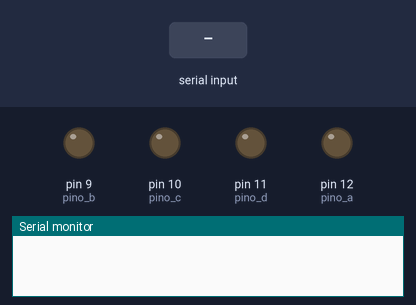
Bench run of a sketch on a simulated Arduino Uno, built with avr-gcc and run on an emulated ATmega328P. On the bench: output pins drawn as LEDs (lit = HIGH), the last lines printed to the serial monitor. The inputs (shaded band) are chosen by the test bench.

Above: at 1.2 s.
1.3 s: "1" received over Serial
At 2.1 s:
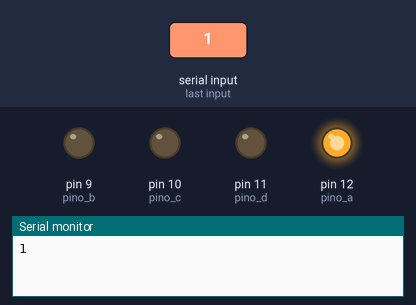
2.8 s: "2" received over Serial
At 3.3 s:
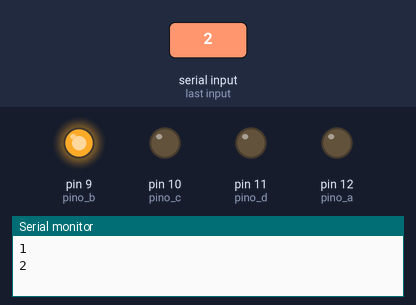
4.3 s: "3" received over Serial
At 5.5 s:
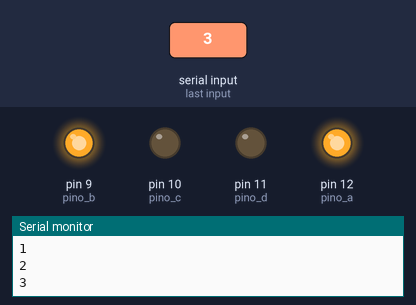
5.8 s: "4" received over Serial
At 6.8 s:
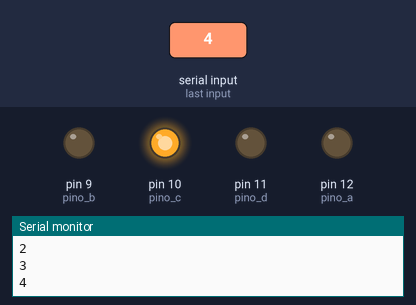
7.3 s: "5" received over Serial
At 7.9 s:
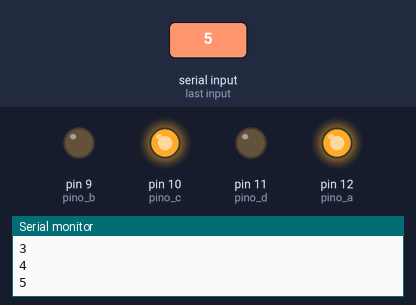
8.8 s: "6" received over Serial
At 10.2 s:
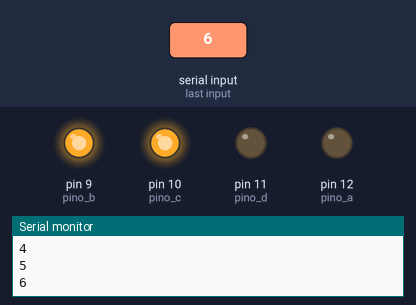
Timing chart, 0 to 11.3 s (numbered marks = the images above; inputs shaded):
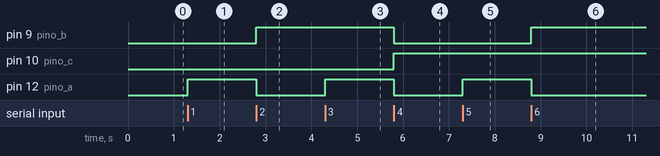

The sketch:

contador_display_bcd_enviado_valores.ino
```cpp
/*******************************************************************************
* RoboCore Kit Iniciante V8 para Arduino - Display de 7 Segmentos
* Mostrar uma contagem de 0 a 9 em um Display de 7 Segmentos utilizando um
* conversor BCD.
*******************************************************************************/

// pinos onde cada um dos bits estão conectados:
const int pino_a = 12;
const int pino_b = 9;
const int pino_c = 10;
const int pino_d = 11;

char leitura_serial;

void setup() {
  // configura os pinos de cada bit como saída:
  Serial.begin(9600);
  pinMode(pino_a, OUTPUT);
  pinMode(pino_b, OUTPUT);
  pinMode(pino_c, OUTPUT);
  pinMode(pino_d, OUTPUT);
}

void loop() {
  if (Serial.available() > 0) { // Verifica se há algum byte na porta serial
    leitura_serial = Serial.read(); // Armazena os bytes na porta serial
    Serial.println(leitura_serial); // Exibe o que foi armazenado
    if(leitura_serial == '0') {
      // aciona os bits de modo a formar o número 0000 = 0 (zero):
      digitalWrite(pino_a, LOW);
      digitalWrite(pino_b, LOW);
      digitalWrite(pino_c, LOW);
      digitalWrite(pino_d, LOW);
      delay(1000); // aguarda 1 segundo
    }
    if(leitura_serial == '1') {
      // aciona os bits de modo a formar o número 0001 = 1 (um):
      digitalWrite(pino_a, HIGH);
      digitalWrite(pino_b, LOW);
      digitalWrite(pino_c, LOW);
      digitalWrite(pino_d, LOW);
      delay(1000); // aguarda 1 segundo
    }
    if(leitura_serial == '2') {
      // aciona os bits de modo a formar o número 0010 = 2 (dois):
      digitalWrite(pino_a, LOW);
      digitalWrite(pino_b, HIGH);
      digitalWrite(pino_c, LOW);
      digitalWrite(pino_d, LOW);
      delay(1000); // aguarda 1 segundo
    }
    if(leitura_serial == '3') {
      // aciona os bits de modo a formar o número 0011 = 3 (três):
      digitalWrite(pino_a, HIGH);
      digitalWrite(pino_b, HIGH);
      digitalWrite(pino_c, LOW);
      digitalWrite(pino_d, LOW);
      delay(1000); // aguarda 1 segundo
    }
    if(leitura_serial == '4') {
      // aciona os bits de modo a formar o número 0100 = 4 (quatro):
      digitalWrite(pino_a, LOW);
      digitalWrite(pino_b, LOW);
      digitalWrite(pino_c, HIGH);
      digitalWrite(pino_d, LOW);
      delay(1000); // aguarda 1 segundo
    }
    if(leitura_serial == '5') {
      // aciona os bits de modo a formar o número 0101 = 5 (cinco):
      digitalWrite(pino_a, HIGH);
      digitalWrite(pino_b, LOW);
      digitalWrite(pino_c, HIGH);
      digitalWrite(pino_d, LOW);
      delay(1000); // aguarda 1 segundo
    }
    if(leitura_serial == '6') {
      // aciona os bits de modo a formar o número 0110 = 6 (seis):
      digitalWrite(pino_a, LOW);
      digitalWrite(pino_b, HIGH);
      digitalWrite(pino_c, HIGH);
      digitalWrite(pino_d, LOW);
      delay(1000); // aguarda 1 segundo
    }
    if(leitura_serial == '7') {
      // aciona os bits de modo a formar o número 0111 = 7 (sete):
      digitalWrite(pino_a, HIGH);
      digitalWrite(pino_b, HIGH);
      digitalWrite(pino_c, HIGH);
      digitalWrite(pino_d, LOW);
      delay(1000); // aguarda 1 segundo
    }
    if(leitura_serial == '8') {
      // aciona os bits de modo a formar o número 1000 = 8 (oito):
      digitalWrite(pino_a, LOW);
      digitalWrite(pino_b, LOW);
      digitalWrite(pino_c, LOW);
      digitalWrite(pino_d, HIGH);
      delay(1000); // aguarda 1 segundo
    }
    if(leitura_serial == '9') {
      // aciona os bits de modo a formar o número 1001 = 9 (nove):
      digitalWrite(pino_a, HIGH);
      digitalWrite(pino_b, LOW);
      digitalWrite(pino_c, LOW);
      digitalWrite(pino_d, HIGH);
      delay(1000); // aguarda 1 segundo
    }
  }
}
```

Measured:
- after the input at 1.3 s, pin 12 (pino_a): LOW → HIGH at once
- after the input at 2.8 s, pin 9 (pino_b): LOW → HIGH at once; pin 12 (pino_a): HIGH → LOW at once
- after the input at 4.3 s, pin 12 (pino_a): LOW → HIGH at once
- after the input at 5.8 s, pin 9 (pino_b), pin 12 (pino_a): HIGH → LOW at once; pin 10 (pino_c): LOW → HIGH at once
- after the input at 7.3 s, pin 12 (pino_a): LOW → HIGH at once
- after the input at 8.8 s, pin 9 (pino_b): LOW → HIGH at once; pin 12 (pino_a): HIGH → LOW at once
